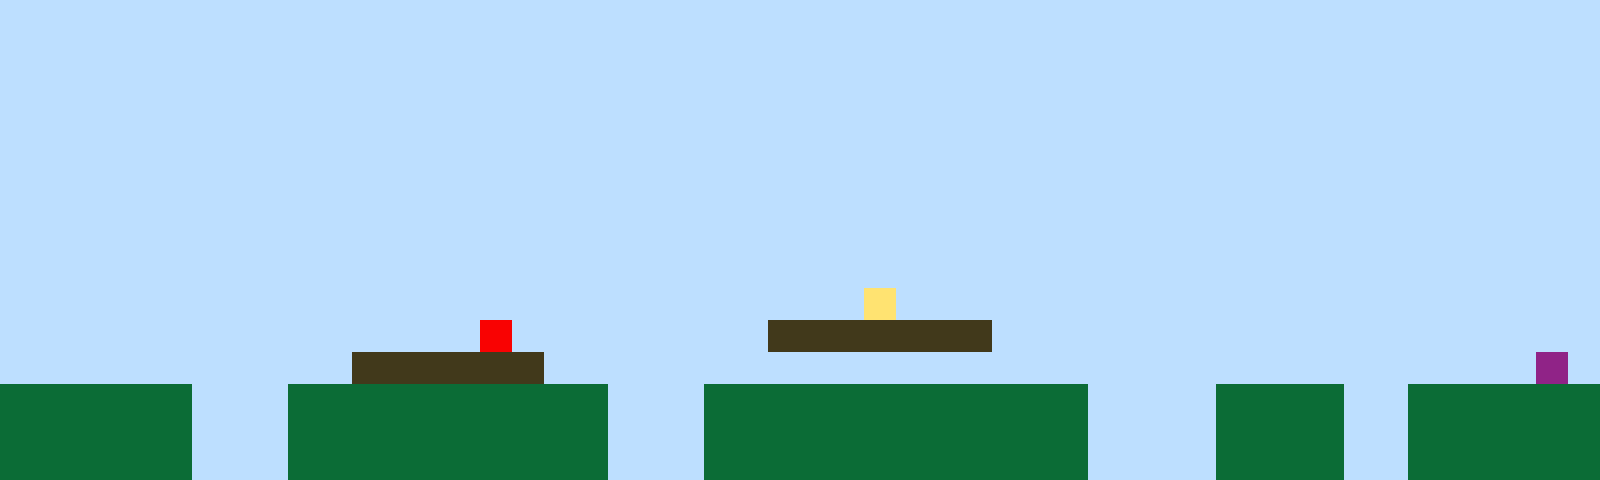

Below is a game level as drawn by its tile map, then a one-line description and the .tmx file that defines it, in full:
An orthogonal 50x15 tile map with 32x32 px tiles, 1 tile layer (Tile Layer 1).

<map version="1.10" tiledversion="1.11.2" orientation="orthogonal" renderorder="right-up" width="50" height="15" tilewidth="32" tileheight="32" infinite="0" nextlayerid="2" nextobjectid="1"><editorsettings><export target="map1.csv" format="csv" /></editorsettings><tileset firstgid="1" name="sprites" tilewidth="32" tileheight="32" tilecount="6" columns="3"><image source="sprites.png" width="96" height="64" /></tileset><layer id="1" name="Tile Layer 1" width="50" height="15"><data encoding="csv">1,1,1,1,1,1,1,1,1,1,1,1,1,1,1,1,1,1,1,1,1,1,1,1,1,1,1,1,1,1,1,1,1,1,1,1,1,1,1,1,1,1,1,1,1,1,1,1,1,1,1,1,1,1,1,1,1,1,1,1,1,1,1,1,1,1,1,1,1,1,1,1,1,1,1,1,1,1,1,1,1,1,1,1,1,1,1,1,1,1,1,1,1,1,1,1,1,1,1,1,1,1,1,1,1,1,1,1,1,1,1,1,1,1,1,1,1,1,1,1,1,1,1,1,1,1,1,1,1,1,1,1,1,1,1,1,1,1,1,1,1,1,1,1,1,1,1,1,1,1,1,1,1,1,1,1,1,1,1,1,1,1,1,1,1,1,1,1,1,1,1,1,1,1,1,1,1,1,1,1,1,1,1,1,1,1,1,1,1,1,1,1,1,1,1,1,1,1,1,1,1,1,1,1,1,1,1,1,1,1,1,1,1,1,1,1,1,1,1,1,1,1,1,1,1,1,1,1,1,1,1,1,1,1,1,1,1,1,1,1,1,1,1,1,1,1,1,1,1,1,1,1,1,1,1,1,1,1,1,1,1,1,1,1,1,1,1,1,1,1,1,1,1,1,1,1,1,1,1,1,1,1,1,1,1,1,1,1,1,1,1,1,1,1,1,1,1,1,1,1,1,1,1,1,1,1,1,1,1,1,1,1,1,1,1,1,1,1,1,1,1,1,1,1,1,1,1,1,1,1,1,1,1,1,1,1,1,1,1,1,1,1,1,1,1,1,1,1,1,1,1,1,1,1,1,1,1,1,1,1,1,1,1,1,1,1,1,1,1,1,1,1,1,1,1,1,1,1,1,1,1,1,1,1,1,1,1,1,1,1,1,1,1,1,1,1,1,1,1,1,1,1,1,1,1,1,1,1,1,1,1,1,1,1,1,1,1,1,1,1,1,1,1,1,1,1,1,1,1,1,1,1,1,1,1,1,1,1,1,1,1,1,1,1,1,1,1,1,1,1,1,1,1,1,1,1,1,1,1,1,1,1,1,1,1,1,1,1,1,1,1,1,1,1,1,1,1,4,1,1,1,1,1,1,1,1,1,1,1,1,1,1,1,1,1,1,1,1,1,1,1,1,1,1,1,1,1,1,1,1,1,1,1,1,1,5,1,1,1,1,1,1,1,1,3,3,3,3,3,3,3,1,1,1,1,1,1,1,1,1,1,1,1,1,1,1,1,1,1,1,1,1,1,1,1,1,1,1,1,1,1,3,3,3,3,3,3,1,1,1,1,1,1,1,1,1,1,1,1,1,1,1,1,1,1,1,1,1,1,1,1,1,1,1,1,1,1,1,6,1,2,2,2,2,2,2,1,1,1,2,2,2,2,2,2,2,2,2,2,1,1,1,2,2,2,2,2,2,2,2,2,2,2,2,1,1,1,1,2,2,2,2,1,1,2,2,2,2,2,2,2,2,2,2,2,2,1,1,1,2,2,2,2,2,2,2,2,2,2,1,1,1,2,2,2,2,2,2,2,2,2,2,2,2,1,1,1,1,2,2,2,2,1,1,2,2,2,2,2,2,2,2,2,2,2,2,1,1,1,2,2,2,2,2,2,2,2,2,2,1,1,1,2,2,2,2,2,2,2,2,2,2,2,2,1,1,1,1,2,2,2,2,1,1,2,2,2,2,2,2</data></layer></map>
